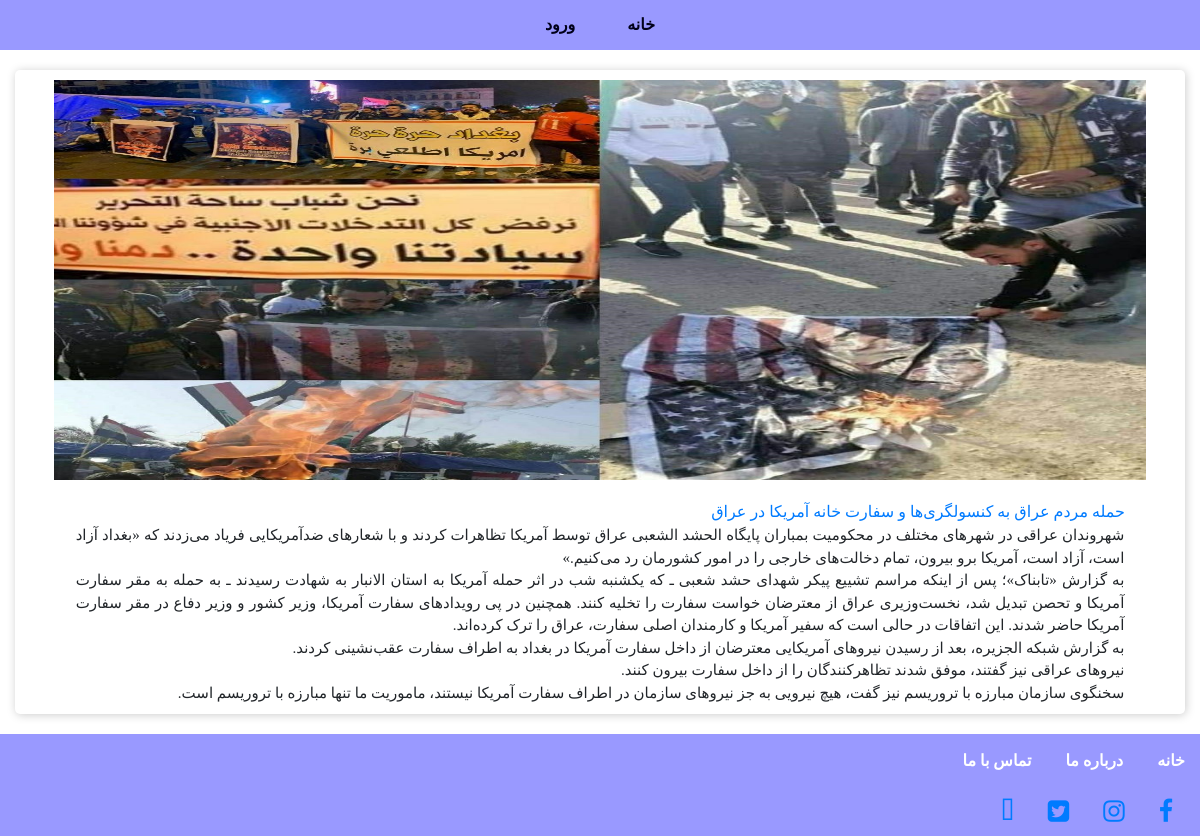
Screenshot of /readmore.php?postid=5 with the database file from the repository.
### tables this page shows
CREATE TABLE `menu` (
  `id` int(11) NOT NULL,
  `title` varchar(100) NOT NULL,
  `link` varchar(200) NOT NULL
);

CREATE TABLE `post` (
  `id` int(11) NOT NULL,
  `title` varchar(100) NOT NULL,
  `src` varchar(100) NOT NULL,
  `content` varchar(5000) NOT NULL
);

### readmore.php (the view, shortened to what this page needs)
<?php include ("header.php"); ?>
<?php include ("config.php"); ?>
<?php
$postid=$_GET["postid"];
$posrsql="SELECT * FROM  `post` WHERE `id`=$postid;";
$postquery=mysqli_query($connect,$posrsql);
while($postfetch=mysqli_fetch_assoc($postquery))
{
?>
    <div class="rm-big-content">
       <div class="rm-big-content-thumb">
        <img src=<?php echo $postfetch["src"]; ?>>
       </div>
       <div class="rm-big-content-txt">
        <a href="#"><?php echo $postfetch["title"]; ?></a>
        <p><?php echo $postfetch["content"]; ?></p>
       </div>
    </div>
<?php
}
?>
 <?php include ("footer.php"); ?>
</body>
</html>

### header.php (shortened to what this page needs)
<!DOCTYPE html>
<html>
<head>
    <link rel="stylesheet" href="https://cdnjs.cloudflare.com/ajax/libs/font-awesome/4.7.0/css/font-awesome.min.css">
    <link rel="stylesheet" href="css/bootstrap.min.css">
    <link rel="stylesheet" href="css/fontawesome.css">
	<link rel="stylesheet" href="css/style.css">
</head>
<body>
    <div class="menu">
            <ul class="nav justify-content-center">
            <?php
			 include ("config.php");
			 $mnu="SELECT * FROM  `menu` ORDER BY  `id` DESC ;";
			 $mnuresult=mysqli_query($connect,$mnu);
			 while($mnufetch=mysqli_fetch_assoc($mnuresult))
			 {
			?>
                <li class="nav-item active"><a href=<?php echo $mnufetch["link"] ?> class="nav-link"><?php echo $mnufetch["title"] ?></a></li>
                <?php
			 }
				?>
            </ul>
    </div>

### css/style.css (style rules this page uses)
*,div,p,ul { padding:0px; margin:0px; }
body { font-family:"b yekan"; direction: rtl; }
.menu { background-color: #9999ff; }
.menu li a { color:#00001a; font-weight: 800; }
.menu li { padding:5px 10px; border-radius: 10px; }
.rm-big-content { text-align: right; direction: rtl; margin: 20px 15px; border-radius: 5px; -webkit-box-shadow: 1px 1px 10px 0px rgba(204,204,204,1); -moz-box-shadow: 1px 1px 10px 0px rgba(204,204,204,1); box-shadow: 1px 1px 10px 0px rgba(204,204,204,1); padding: 10px; min-height: 500px; height: auto; }
.rm-big-content-thumb { text-align: center; margin-bottom: 20px; }
.rm-big-content-thumb img { height: 400px; width: 95%; margin: 0 auto; }
.rm-big-content-txt { padding: 0 40px; }
.rm-big-content-txt a { padding: 10px; }
.rm-big-content-txt p { height: auto; margin: 0 1%; text-align: justify; font-size: 15px; }

### rows the page displays
menu: title "خانه"
menu: title "ورود"
post: src (picture), title "حمله مردم عراق به کنسولگری‌ها و سفارت خانه آمریکا در عراق", content "شهروندان عراقی در شهر‌های مختلف در محکومیت بمباران پایگاه الحشد الشعبی عراق توسط آمریکا تظاهرات کردند و با شعار‌های ضدآمریکایی فریاد می‌زدند که «بغداد آزاد است، آزاد است، آمریکا برو بیرون، تمام دخالت‌های خارجی را در امور کشورمان رد می‌کنیم.» به گزارش «تابناک»؛ پس از اینکه مراسم تشییع پیکر شهدای حشد شعبی ـ که یکشنبه شب در اثر حمله آمریکا به استان الانبار به شهادت رسیدند ـ به حمله به مقر سفارت آمریکا و تحصن تبدیل شد، نخست‌وزیری عراق از معترضان خواست سفارت را تخلیه کنند. همچنین در پی رویداد‌های سفارت آمریکا، وزیر کشور و وزیر دفاع در مقر سفارت آمریکا حاضر شدند. این اتفاقات در حالی است که سفیر آمریکا و کارمندان اصلی سفارت، عراق را ترک کرده‌اند. به گزارش شبکه الجزیره، بعد از رسیدن نیرو‌های…"
